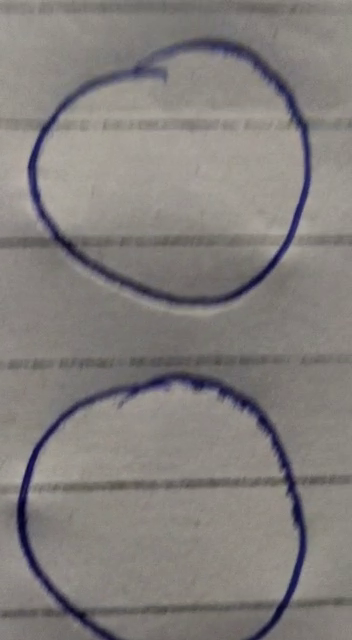
#> input picture frame 8 of hough/circles.mp4, 352 x 640 px, given in place of arena.mp4, which was not available
$ python visionXtemp1.py
#> lines starting #> are read from the running program, lines starting #| are printed output that depends on the picture; after the words box and inside, x2 and y2 are one past the last pixel; in counts of white or black regions, pixels touching at a corner belong together; pictures that were not available may be replaced by others from this repository, and a replacement may not be noted
import cv2
import numpy as np


cap=cv2.VideoCapture('arena.mp4')

while True:
    ret,frame=cap.read()
#> frame is the input picture: shape (640, 352, 3); mean B, G, R 124.5, 126.9, 131.3
    if ret == True:
        #frame=cv2.resize(frame,(512,512))
        frame = cv2.transpose(frame)
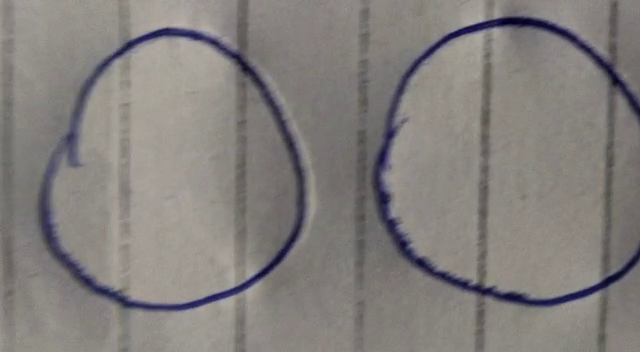
#> frame: shape (352, 640, 3); mean B, G, R 124.5, 126.9, 131.3
        frame = cv2.flip(frame,1)
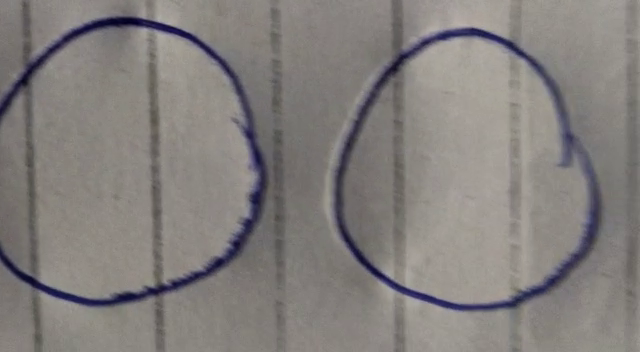
#> frame: shape (352, 640, 3); mean B, G, R 124.5, 126.9, 131.3
        cv2.imshow('initial',frame)
        #print(frame.shape)
        pts1 = np.float32([[39,104],[352,104],[0,640],[352,640]])

        pts2= np.float32([[0,0],[352,0],[0,640],[352,640]])
        per_trans=cv2.getPerspectiveTransform(pts1,pts2)

        frame = cv2.warpPerspective(frame,per_trans,(352,640))
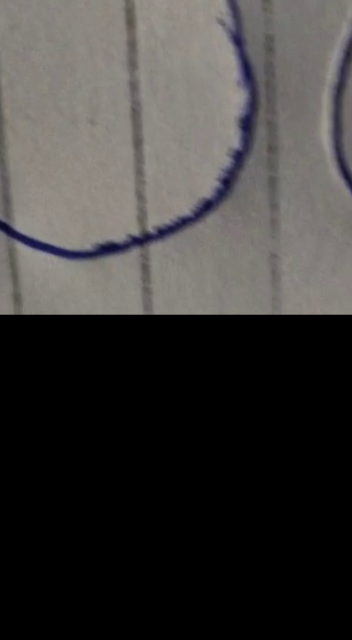
#> frame: shape (640, 352, 3); mean B, G, R 58.9, 60.3, 62.5
        #cv2.imshow('perspective transformed',frame)
        blur = cv2.GaussianBlur(frame,(3,3),0)
        l_b = np.array([110,150,110])
        u_b = np.array([255,255,255])

        mask = cv2.inRange(frame, l_b, u_b)
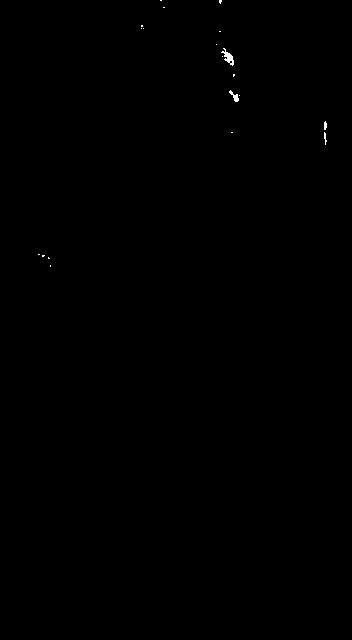
#> mask: shape (640, 352); 0.1% white; 20 white regions (16 under 20 px), largest, box (x1, y1, x2, y2) and area: (221, 48, 234, 66) 93, (229, 90, 239, 102) 49, (324, 121, 327, 130) 22, (324, 132, 327, 145) 21
        kernal=np.ones((1,1),np.uint8)

        mask=cv2.dilate(mask,kernal,iterations=1)
        res = cv2.bitwise_and(frame, frame, mask=mask)

        #cv2.imshow('mask', mask)
        circles = cv2.HoughCircles(mask, cv2.HOUGH_GRADIENT, 1, 120, param1=120, param2=9, minRadius=20, maxRadius=110)
#> circles = None
        #print(len(circles))
#> (the run stopped early here; a loop or call above may not have finished)

$ run again, starting later in the video
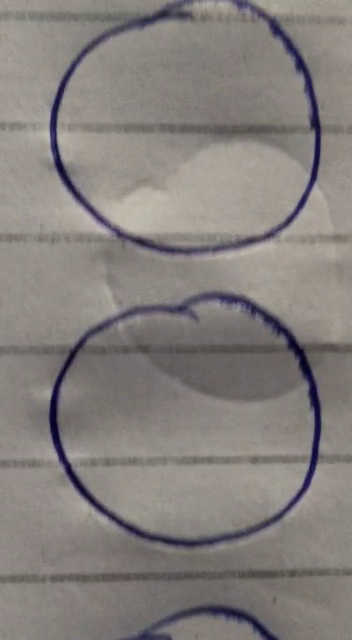
#> input picture frame 38 of hough/circles.mp4, 352 x 640 px, given in place of arena.mp4, which was not available
#> frame is the input picture: shape (640, 352, 3); mean B, G, R 124.9, 127.7, 133.2
#> `mask = cv2.inRange(frame, l_b, u_b)`:
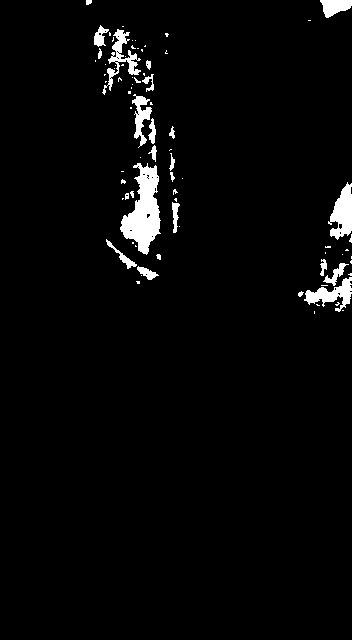
#> mask: shape (640, 352); 3% white; 80 white regions (55 under 20 px), largest, box (x1, y1, x2, y2) and area: (120, 163, 161, 255) 2025, (328, 182, 352, 240) 828, (304, 277, 352, 312) 697
#> circles = [[75.5, 133.5, 79], [227.5, 223.5, 101.7], [206.5, 64.5, 96], [92.5, 295.5, 51.7], [348.5, 269.5, 28.9], [48.5, 7.5, 92.2]]
#> the loop `for i in circles[0, :]:` made 6 passes
#> (printed output is left out)
#> after the loop `for i in circles[0, :]:`:
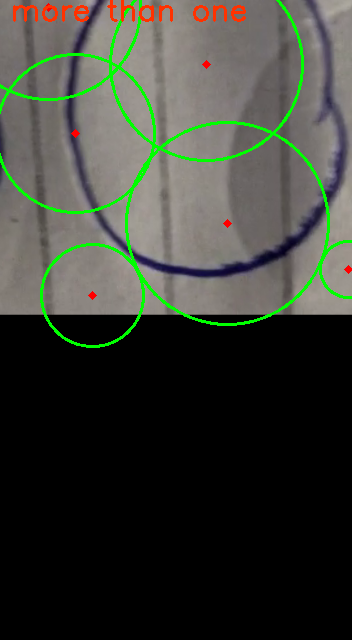
#> frame: shape (640, 352, 3); mean B, G, R 53.7, 61.9, 58.9

$ run again, starting later in the video
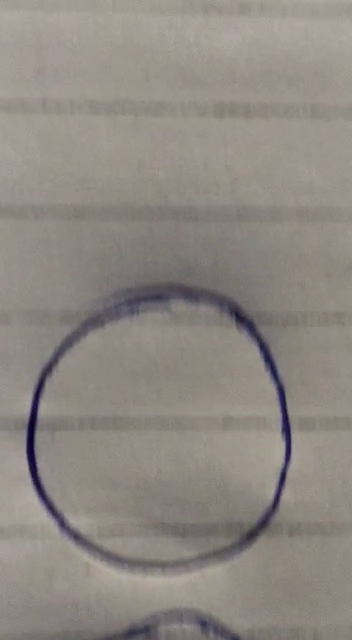
#> input picture frame 68 of hough/circles.mp4, 352 x 640 px, given in place of arena.mp4, which was not available
#> frame is the input picture: shape (640, 352, 3); mean B, G, R 130.5, 136.2, 142.9
#> `mask = cv2.inRange(frame, l_b, u_b)`:
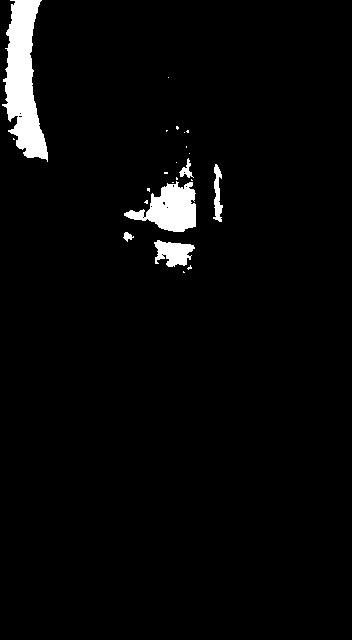
#> mask: shape (640, 352); 3.3% white; 23 white regions (17 under 20 px), largest, box (x1, y1, x2, y2) and area: (2, 0, 48, 162) 4165, (124, 181, 196, 232) 2039, (154, 240, 195, 267) 715, (213, 164, 223, 222) 318, (179, 158, 194, 178) 118, (123, 232, 134, 242) 59
#> circles = [[177.5, 189.5, 41.6]]
#> the loop `for i in circles[0, :]:` made 1 pass
#> after the loop `for i in circles[0, :]:`:
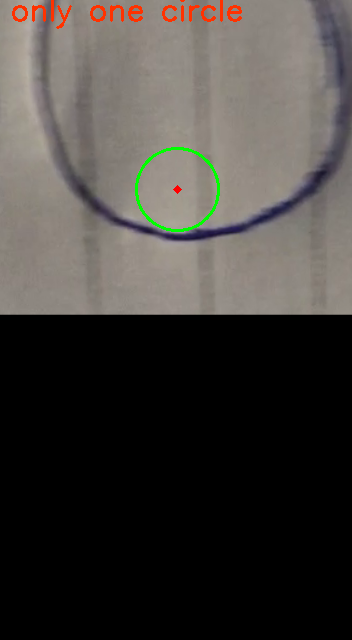
#> frame: shape (640, 352, 3); mean B, G, R 60.1, 64, 67.6
